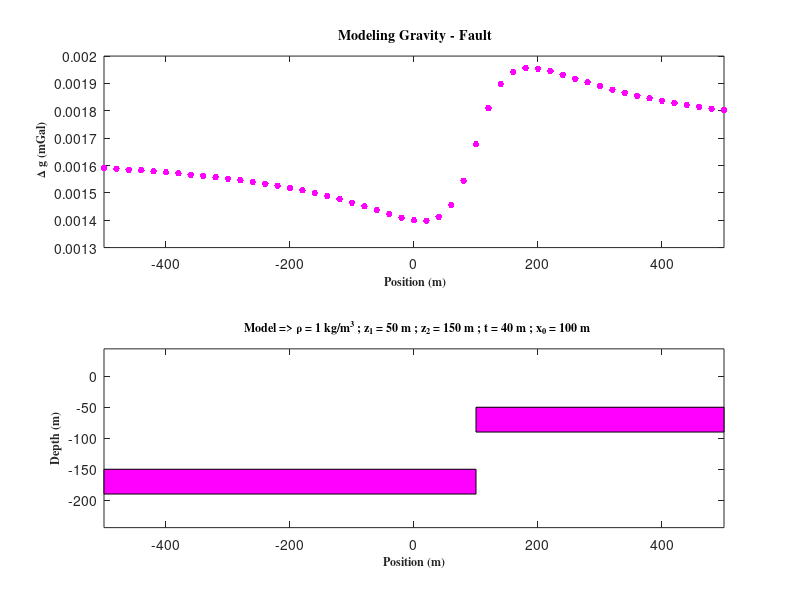

Source code (MATLAB):
% Copyright: 2018 - Teknik Geofisika, Universitas Pertamina
% URL: https://sites.google.com/site/metkomup/programming
% Download: https://www.mathworks.com/matlabcentral/fileexchange/66293-forward-modeling-metode-gravity--fault-model
% Cite: E.B.G. Umboh, et. al. 2018. Forward modelling metode gravitasi. http://doi.org/10.5281/zenodo.1186957 

clear; close; clc;

%--- Parameter Model (rho)
rho   = 1;     % Perbedaan densitas (kg/m^3)

%--- Konstanta
z1    = 50;    % Kedalaman plat dalam (m)
z2    = 150;   % Kedalaman plat dangkal
x0    = 100;   % Letak patahan (m)
t     = 40;    % Tebal patahan (m)
cGrav = 6.674e-11;  % Konstanta Gravitasi (m^3 kg^-1 s^-2)
si2mg = 1e5;        % 1 SI (ms^-2) = 1e5 mGal

%--- Lokasi Pengukuran
x = -500:20:500;

%%--- FORMULA FORWARD SPHERE
k = 2*cGrav*rho*t;
for i = 1:length(x)
  dg(i) = k*(pi+(atan((x(i)-x0)/z1))-(atan((x(i)-x0)/z2))); %ms^2
end

%--- Forward modeling
dg  = dg*si2mg;  %1 SI = 1e5 mGal

%%--------- PLOT FORWARD ---------%%
figure(1)
subplot(2,1,1)
plot(x,dg,'.','color','m','MarkerSize',15);
xlim([min(x) max(x)]);
xlabel('\bf \fontsize{12}\fontname{Times}Position (m)');
ylabel('\bf \fontsize{12}\fontname{Times}\Delta g (mGal)');
title('\bf \fontsize{14}\fontname{Times}Modeling Gravity - Fault');

% Gambar patahan
subplot(2,1,2)
% Zona 1
left  = x(1);
right = x0;
top   = -z2;
bottom= top-t;
xx    = [left left right right];
yy    = [bottom top top bottom];
fill(xx,yy,'m');
hold on

% Zona 2
left_2  = x0;
right_2 = x(length(x));
top_2   = -z1;
bottom_2= top_2-t;
xx      = [left_2 left_2 right_2 right_2];
yy      = [bottom_2 top_2 top_2 bottom_2];
fill(xx,yy,'m');
xlim([min(x) max(x)]);

title(['\bf \fontsize{12} \fontname{Times}Model => ','\rho = ', ...
      num2str(rho),' kg/m^3 ; z_1 = ',num2str(z1),...
      ' m ; z_2 = ',num2str(z2),' m ; t = ',num2str(t),' m ; x_0 = ',...
      num2str(x0),' m']);
xlabel('\bf \fontsize{12}\fontname{Times}Position (m) ' );
ylabel('\bf \fontsize{12}\fontname{Times}Depth (m) ');
xlim([min(x) max(x)]);
axis equal;
